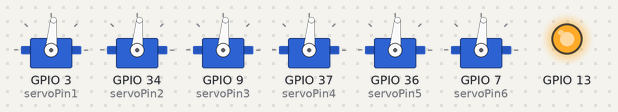
A program run on a simulated ESP32-S2. On the bench: 6 × servo, output pins drawn as LEDs (lit = HIGH).

Above: at 0.1 s.
At 0.75 s:
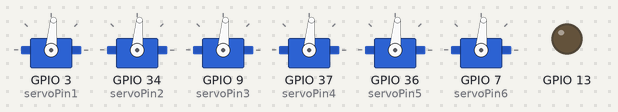
At 2.95 s:
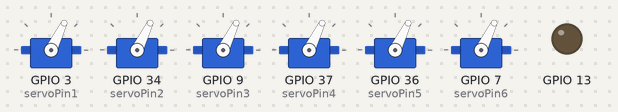
At 5.95 s:
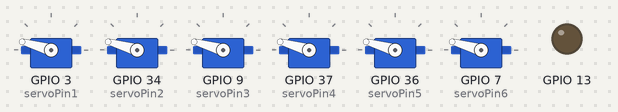
At 20.0 s:
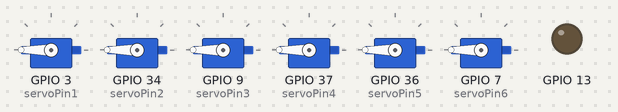
At 39.5 s:
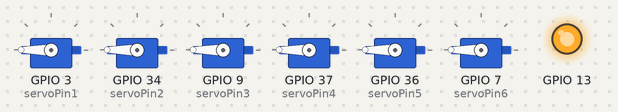
Timing chart, 0 to 40.0 s (numbered marks = the images above):
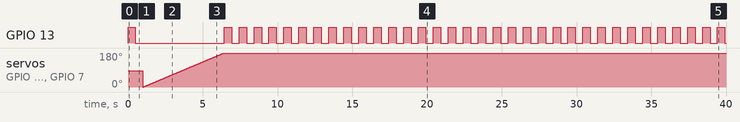

The program:

main.cpp
```cpp
#include <ESP32Servo.h>

// Define Servo objects
Servo myservo1; Servo myservo2; Servo myservo3; Servo myservo4;
Servo myservo5; Servo myservo6; Servo myservo7; Servo myservo8;

// Define servo pins
int servoPin1 = 3; int servoPin2 = 34; int servoPin3 = 9; int servoPin4 = 37;
int servoPin5 = 36; int servoPin6 = 7;
int angle = 85;

void setup() {
  ESP32PWM::allocateTimer(0);
  ESP32PWM::allocateTimer(1);
  ESP32PWM::allocateTimer(2);
  ESP32PWM::allocateTimer(3);
  myservo1.setPeriodHertz(50);

  // Attach servos to their pins
  myservo1.attach(servoPin1, 500, 2500);
  myservo2.attach(servoPin2, 500, 2500);
  myservo3.attach(servoPin3, 500, 2500);
  myservo4.attach(servoPin4, 500, 2500);
  myservo5.attach(servoPin5, 500, 2500);
  myservo6.attach(servoPin6, 500, 2500);

  myservo1.write(angle);
  myservo2.write(angle);
  myservo3.write(angle);
  myservo4.write(angle);
  myservo5.write(angle);
  myservo6.write(angle);

  pinMode(13, OUTPUT);
  digitalWrite(13, LOW); // Initialize the LED state
}

void loop() {
  digitalWrite(13, HIGH); // LED on
  delay(500); // Delay for half a second
  digitalWrite(13, LOW); // LED off
  delay(500); // Delay for half a second

  if (angle < 180) {
    for (angle = 0; angle <= 180; angle += 1) {
      myservo1.write(angle);
      myservo2.write(angle);
      myservo3.write(angle);
      myservo4.write(angle);
      myservo5.write(angle);
      myservo6.write(angle);
      delay(30);
    }
  }

}
```

Measured:
- by itself, GPIO 13: goes HIGH 0.50 s, LOW 5.9 s, 33 × (HIGH 0.50 s, LOW 0.50 s), HIGH 0.50 s, then LOW
